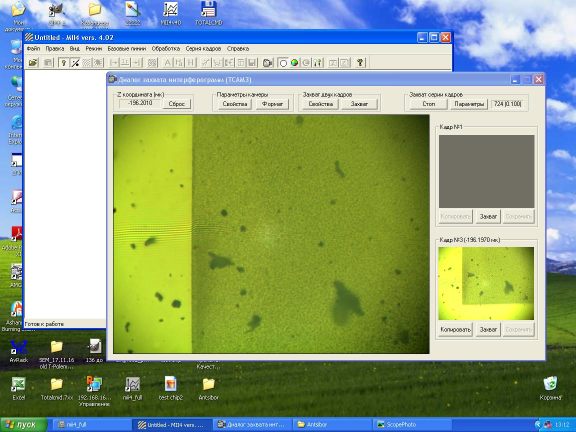
#> input picture data/experimental_profiles/interferograms/Be220mkm/1row1left.jpg, 1152 x 864 px (shown at 1/2 size)
$ python -i preprocess.py   (imports and definitions only)
#> lines starting #> are read from the running program, lines starting #| are printed output that depends on the picture; after the words box and inside, x2 and y2 are one past the last pixel; in counts of white or black regions, pixels touching at a corner belong together
#> further down, picture is the input picture: shape (864, 1152, 3); mean B, G, R 127.9, 162.1, 142.6
"""Предобработка: поиск панели живого изображения интерферометра на скриншоте, вырезка, нормировка.

Кадры архива — скриншоты Windows (окна MII4/ScopePhoto, миниатюры «Кадр №1/№2», обои).
Панель интерферограммы — крупная почти прямоугольная область желто-зелёного цвета.
Координаты вырезки всегда сохраняются относительно исходного снимка.
"""
from __future__ import annotations

from dataclasses import asdict, dataclass

import numpy as np
from PIL import Image
from scipy import ndimage


@dataclass
class Panel:
    x0: int
    y0: int
    x1: int
    y1: int
    area_fraction: float
    extent: float
    method: str = "auto_color"

    def as_dict(self):
        return asdict(self)


def load_rgb(path) -> np.ndarray:
    return np.asarray(Image.open(path).convert("RGB"), dtype=float)


def detect_panel(rgb: np.ndarray, green_minus_blue: float = 25, min_area_fraction: float = 0.06,
                 min_extent: float = 0.80) -> Panel | None:
    """Панель — жёлто-зелёная область: B ≪ G, R ≈ 0.6–1.15·G (отличает от зелёных обоев, где R ≪ G)."""
#> called with green_minus_blue = 25, min_area_fraction = 0.06, min_extent = 0.8
    R, G, B = rgb[..., 0], rgb[..., 1], rgb[..., 2]
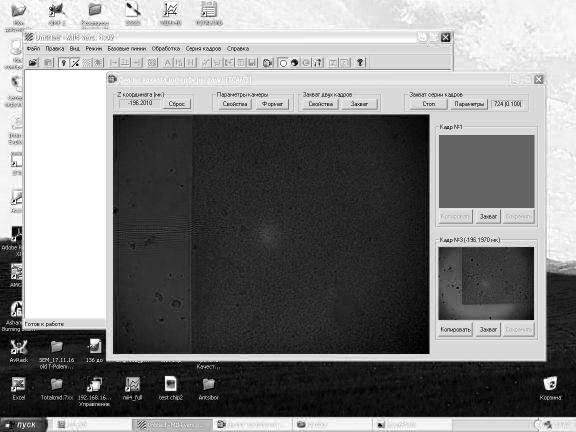
#> R: shape (864, 1152) (shown at 1/2 size); min 0, max 255, mean 127.9
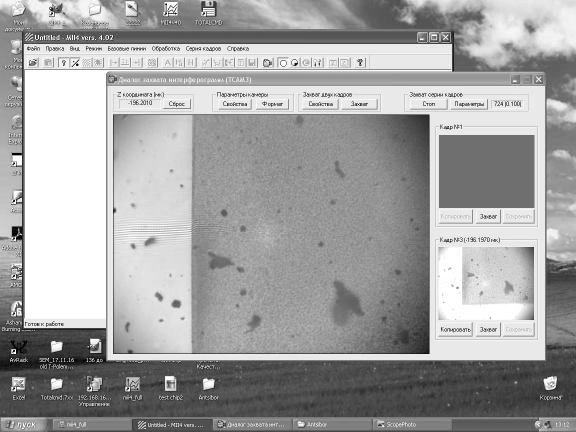
#> G: shape (864, 1152) (shown at 1/2 size); min 0, max 255, mean 162.1
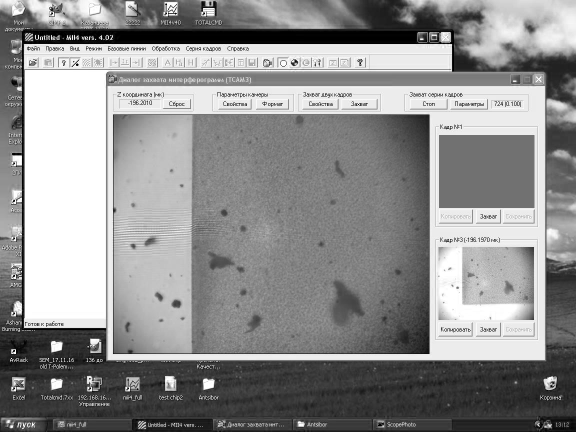
#> B: shape (864, 1152) (shown at 1/2 size); min 0, max 255, mean 142.6
    mask = (G - B > max(green_minus_blue, 40)) & (R > 0.62 * G) & (R < 1.15 * G) & (G > 50)
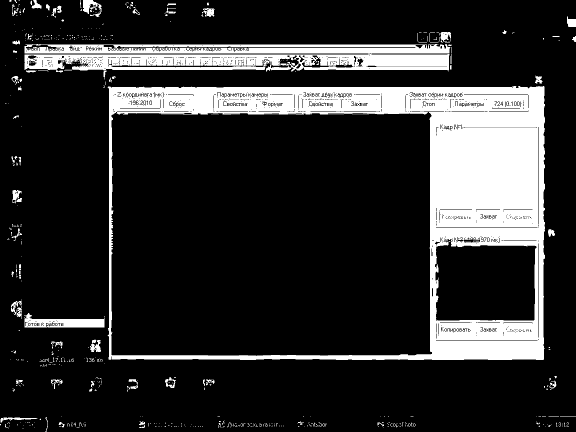
#> mask: shape (864, 1152) bool (shown at 1/2 size); 17.8% white; 601 white regions (531 under 20 px), largest, box (x1, y1, x2, y2) and area: (215, 172, 1090, 720) 131590, (49, 88, 901, 145) 35116, (49, 626, 209, 655) 2627
    mask = ndimage.binary_closing(mask, structure=np.ones((9, 9)), iterations=2)
#> mask: shape (864, 1152) bool; 21.4% white; 42 white regions (10 under 20 px), largest, box (x1, y1, x2, y2) and area: (22, 56, 1110, 727) 196730, (24, 8, 128, 49) 1452, (79, 682, 148, 733) 1375
    mask = ndimage.binary_opening(mask, structure=np.ones((5, 5)))
#> mask: shape (864, 1152) bool; 21.3% white; 31 white regions, largest, box (x1, y1, x2, y2) and area: (22, 57, 1109, 724) 196603, (80, 683, 147, 733) 1364, (1072, 833, 1138, 854) 1321
    lab, n = ndimage.label(mask)
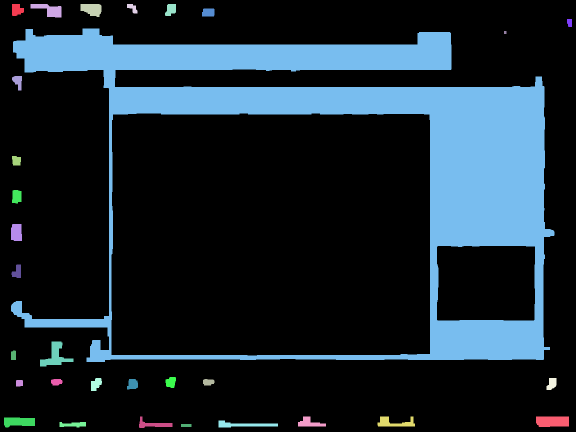
#> lab: shape (864, 1152) int32 (shown at 1/2 size); 32 distinct labels, from 0 to 31; one colour per label, 0 black
#> n = 31
    if n == 0:
        return None
    best = None
    H, W = mask.shape
#> H = 864; W = 1152
    for i, sl in enumerate(ndimage.find_objects(lab), start=1):
        comp = lab[sl] == i
        # обрезка строк/столбцов с низким заполнением (прилипшие элементы интерфейса)
        rows = np.nonzero(comp.mean(axis=1) > 0.6)[0]
        cols = np.nonzero(comp.mean(axis=0) > 0.6)[0]
        if len(rows) < 20 or len(cols) < 20:
            continue
        y0, y1 = sl[0].start + rows[0], sl[0].start + rows[-1] + 1
        x0, x1 = sl[1].start + cols[0], sl[1].start + cols[-1] + 1
        sub = lab[y0:y1, x0:x1] == i
        h, w = y1 - y0, x1 - x0
        extent = sub.mean()
        frac = h * w / (H * W)
        aspect = w / max(h, 1)
        if frac < min_area_fraction or extent < min_extent or not (0.6 < aspect < 2.2):
            continue
        if best is None or frac > best.area_fraction:
            best = Panel(int(x0), int(y0), int(x1), int(y1), float(frac), float(extent))
#> this loop made 31 passes
#> rows on passes 2, 6, 7, 9, 18, 20, 22, 26, 28, 29, 30, 31: [4, 5, 6, 7, 8], [0, 1, 2, 3, 4, 5, 6, 7, 8, 9, 10, 11, 12, 13, 14, 15], [0, 1, 2, 3, 4, 5, 6, 7, 8, 9, 10, 11, 12, 13, 14, 15], [0, 1, 2, 3, 4, 5], [6, 7, 8, 9, 10, 11, 12, 13, 14, 15, 16, 17, 18, 19], [0, 1, 2, 3, 4, 5, 6, 7, 8, 9, 10], [1, 2, 3, 4, 5, 6, 7, 8, 9, 10, 11, 12], [12, 13, 14, 15, 16, 17, 18, 19], [1, 2, 3, 4, 5, 6, 7, 8, 9, 10, 11, 12, 13, 14, 15], [6, 7, 8, 9, 10, 11], [1, 2, 3, 4, 5, 6, 7, 8], [0, 1, 2, 3, 4, 5]
#> cols on passes 1, 10, 11, 16, 19, 23: [0, 1, 2, 3, 4, 5, 6, 7, 8, 9, 10, 11, 12, 13, 14, 15], [12, 13, 14, 15, 16, 17, 18], [1, 2, 3, 4, 5, 6, 7, 8, 9, 10, 11, 12, 13, 14, 15, 16], [0, 1, 2, 3, 4, 5, 6, 7, 8, 9], [5, 6, 7, 8, 9, 10, 11, 12, 13, 14, 15, 16, 17, 18, 19], [0, 1, 2, 3, 4, 5, 6, 7, 8, 9, 10, 11, 12, 13]
#> pass 1, in detect_panel, `comp = lab[sl] == i`:
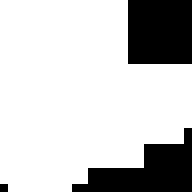
#> comp: shape (24, 24) bool (shown 8 times larger); 78.1% white; 3 black regions (1 under 20 px), largest, box (x1, y1, x2, y2) and area: (16, 0, 24, 8) 64, (9, 16, 24, 24) 61
#> pass 3, in detect_panel, `comp = lab[sl] == i`:
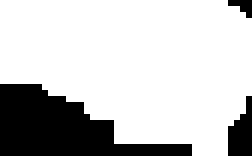
#> comp: shape (26, 42) bool (shown 6 times larger); 77.7% white; 3 black regions (1 under 20 px), largest, box (x1, y1, x2, y2) and area: (0, 14, 32, 26) 209, (38, 16, 42, 26) 28
    if best is not None:
        m = 3  # отступ от рамки панели (края часто размыты/затемнены)
        best.x0 += m
        best.y0 += m
        best.x1 -= m
        best.y1 -= m
    return best


def to_intensity(rgb_crop: np.ndarray) -> np.ndarray:
    """Яркость полос. Для цветных (белый свет) полос используем сумму R+G (максимальный контраст на жёлто-зелёном)."""
    I = rgb_crop[..., 0] + rgb_crop[..., 1]
    return I / I.max() if I.max() > 0 else I


def flatten_illumination(I: np.ndarray, sigma: float | None = None) -> tuple[np.ndarray, np.ndarray]:
    """Нормировка неоднородного освещения: (I − фон)/огибающая. Возвращает (нормированное, огибающая)."""
    if sigma is None:
        sigma = max(I.shape) / 25
    bg = ndimage.gaussian_filter(I, sigma)
    d = I - bg
    env = np.sqrt(ndimage.gaussian_filter(d ** 2, sigma)) + 1e-9
    return d / env, env / (bg + 1e-9)


def saturation_mask(rgb_crop: np.ndarray, hi: float = 250) -> np.ndarray:
    """Маска бликов/насыщения (любой канал ≥ hi)."""
    return (rgb_crop >= hi).any(axis=-1)

>>> import cv2
>>> picture = cv2.imread('../../data/experimental_profiles/interferograms/Be220mkm/1row1left.jpg')
>>> result = detect_panel(picture)

$ run again, on data/experimental_profiles/interferograms/Be220mkm/1row2left.jpg
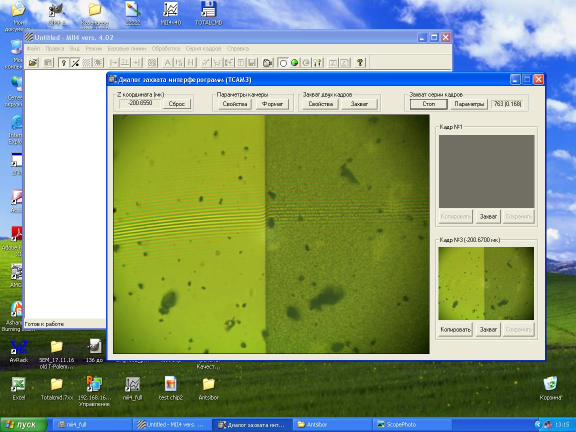
#> input picture data/experimental_profiles/interferograms/Be220mkm/1row2left.jpg, 1152 x 864 px (shown at 1/2 size)
#> picture is the input picture: shape (864, 1152, 3); mean B, G, R 124.7, 155.5, 137
#> in detect_panel, `lab, n = ndimage.label(mask)`:
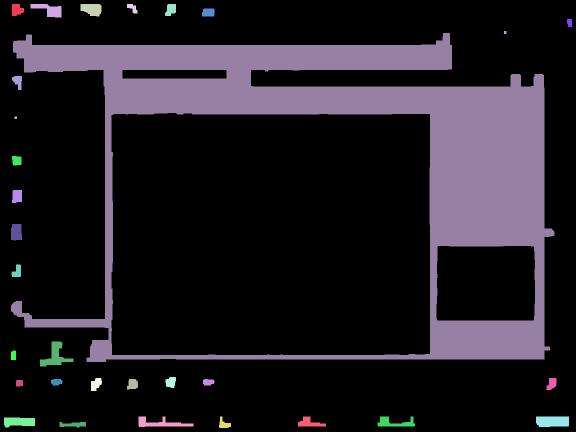
#> lab: shape (864, 1152) int32 (shown at 1/2 size); 32 distinct labels, from 0 to 31; one colour per label, 0 black
#> n = 31
#> the loop in detect_panel, `for i, sl in enumerate(ndimage.find_objects(lab), start=1):` made 31 passes
#> rows on passes 2, 6, 7, 8, 19, 21, 23, 25: [4, 5, 6, 7, 8], [0, 1, 2, 3, 4, 5, 6, 7, 8, 9, 10, 11, 12, 13, 14, 15], [0, 1, 2, 3, 4, 5, 6, 7, 8, 9, 10, 11, 12, 13, 14, 15], [0, 1, 2, 3, 4, 5], [6, 7, 8, 9, 10, 11, 12, 13, 14, 15, 16, 17, 18, 19], [0, 1, 2, 3, 4, 5, 6, 7, 8, 9, 10], [1, 2, 3, 4, 5, 6, 7, 8, 9, 10, 11, 12], [12, 13, 14, 15, 16, 17, 18, 19]
#> pass 3, in detect_panel, `comp = lab[sl] == i`:
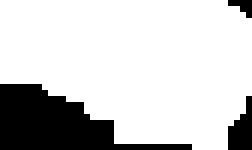
#> comp: shape (25, 42) bool (shown 6 times larger); 80.2% white; 3 black regions (1 under 20 px), largest, box (x1, y1, x2, y2) and area: (0, 14, 32, 25) 177, (38, 16, 42, 25) 24

$ run again, on data/experimental_profiles/interferograms/Be220mkm/6row1left.jpg
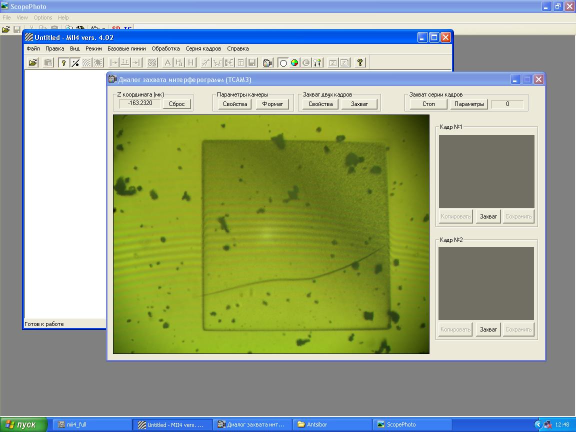
#> input picture data/experimental_profiles/interferograms/Be220mkm/6row1left.jpg, 1152 x 864 px (shown at 1/2 size)
#> picture is the input picture: shape (864, 1152, 3); mean B, G, R 136.4, 165.3, 153.6
#> lab: shape (864, 1152) int32; 9 distinct labels, from 0 to 8
#> n = 8
#> the loop in detect_panel, `for i, sl in enumerate(ndimage.find_objects(lab), start=1):` made 8 passes
#> (y0, y1, x0, x1, h, w, extent, frac) on passes 1 to 8: (29, 737, 32, 1102, 708, 1070, 0.39, 0.761), (831, 851, 8, 70, 20, 62, 0.946, 0.00125), (831, 853, 118, 172, 22, 54, 0.997, 0.00119), (831, 854, 279, 388, 23, 109, 0.985, 0.00252), (831, 853, 437, 556, 22, 119, 1, 0.00263), (831, 853, 596, 654, 22, 58, 0.993, 0.00128), (831, 853, 755, 831, 22, 76, 0.987, 0.00168), (831, 853, 1072, 1138, 22, 66, 0.983, 0.00146)
#> pass 1, in detect_panel, `comp = lab[sl] == i`:
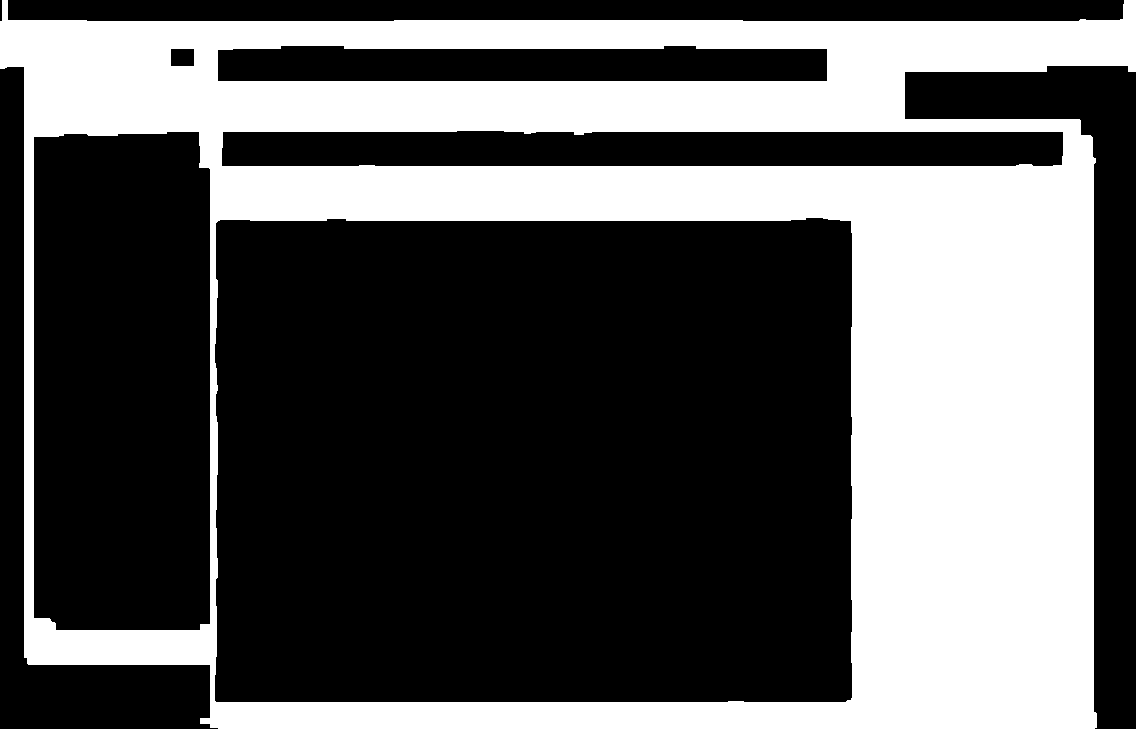
#> comp: shape (729, 1136) bool; 36.2% white; 1 white region, box (x1, y1, x2, y2) and area: (0, 0, 1136, 729) 299619
#> pass 2, in detect_panel, `sub = lab[y0:y1, x0:x1] == i`:
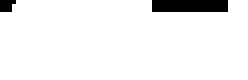
#> sub: shape (20, 62) bool (shown 4 times larger); 94.6% white; 2 black regions (1 under 20 px), largest, box (x1, y1, x2, y2) and area: (38, 0, 57, 3) 57

$ run again, on data/experimental_profiles/interferograms/Be220mkm/6row2left.jpg
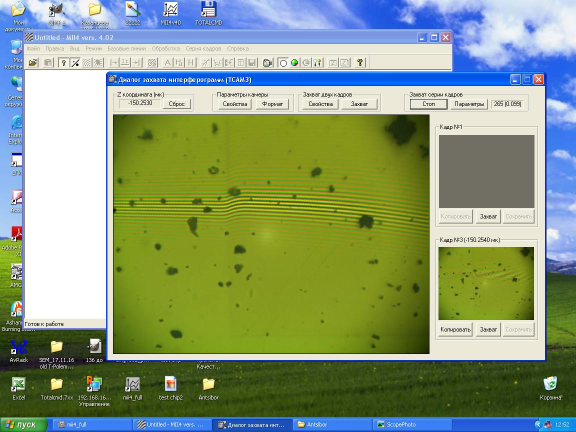
#> input picture data/experimental_profiles/interferograms/Be220mkm/6row2left.jpg, 1152 x 864 px (shown at 1/2 size)
#> picture is the input picture: shape (864, 1152, 3); mean B, G, R 123.4, 155.1, 136.8
#> lab: shape (864, 1152) int32; 32 distinct labels, from 0 to 31
#> n = 31
#> the loop in detect_panel, `for i, sl in enumerate(ndimage.find_objects(lab), start=1):` made 31 passes
#> rows on passes 2, 6, 7, 8, 19, 21, 23, 25: [4, 5, 6, 7, 8], [0, 1, 2, 3, 4, 5, 6, 7, 8, 9, 10, 11, 12, 13, 14, 15], [0, 1, 2, 3, 4, 5, 6, 7, 8, 9, 10, 11, 12, 13, 14, 15], [0, 1, 2, 3, 4, 5], [6, 7, 8, 9, 10, 11, 12, 13, 14, 15, 16, 17, 18, 19], [0, 1, 2, 3, 4, 5, 6, 7, 8, 9, 10], [1, 2, 3, 4, 5, 6, 7, 8, 9, 10, 11, 12], [12, 13, 14, 15, 16, 17, 18, 19]
#> pass 3, in detect_panel, `comp = lab[sl] == i`:
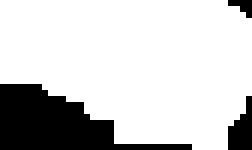
#> comp: shape (25, 42) bool (shown 6 times larger); 80.2% white; 3 black regions (1 under 20 px), largest, box (x1, y1, x2, y2) and area: (0, 14, 32, 25) 177, (38, 16, 42, 25) 24
